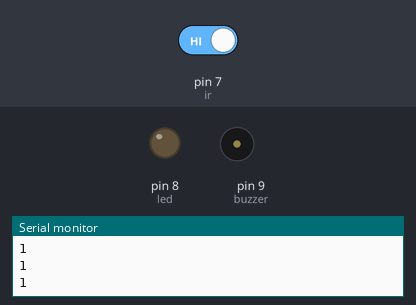
Bench run of a sketch on a simulated Arduino Uno, built with avr-gcc and run on an emulated ATmega328P. Parts: output pins drawn as LEDs (lit = HIGH), buzzer (waves = sounding, pin HIGH), the last lines printed to the serial monitor. The inputs (shaded band) are chosen by the test bench; at power-on: pin 7 (ir) HIGH.

Above: at 2.8 s.
2.9 s: pin 7 (ir) driven LOW
At 4.8 s:
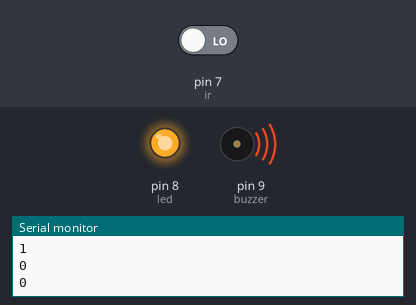
5.5 s: pin 7 (ir) driven HIGH
At 8.3 s:
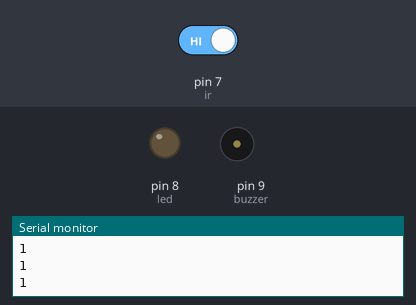
Timing chart, 0 to 9.8 s (numbered marks = the images above; inputs shaded):
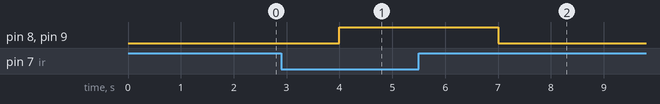

Measured:
- after the input at 2.9 s, pin 8 (led), pin 9 (buzzer): LOW → HIGH after 1.1 s
- after the input at 5.5 s, pin 8 (led), pin 9 (buzzer): HIGH → LOW after 1.5 s

The sketch:

IR_sensor.ino
```cpp
// C++ code
//
// detect the IR radiations or any object. can be used as a radar

int ir = 7;
int x;
int led = 8;
int buzzer = 9;

void setup()
{
  Serial.begin(9600);
  pinMode(ir, INPUT);
  pinMode(led, OUTPUT);
  pinMode(buzzer, OUTPUT);
}

void loop()
{
  x = digitalRead(ir);
  Serial.println(x);
  delay(1000);
  if(x == 0){
    digitalWrite(led, HIGH);
    digitalWrite(buzzer, HIGH);
  }
  else{
    digitalWrite(led, LOW);
    digitalWrite(buzzer, LOW);
  }
}
```
